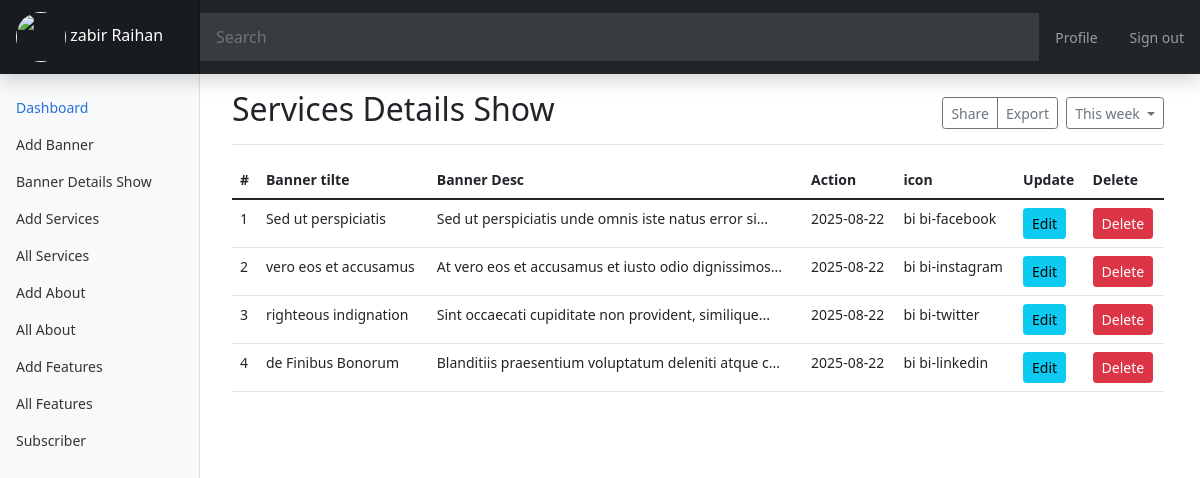
/dashboard/AllServices.php (signed in), run on the app's committed database.
### tables this page shows
CREATE TABLE `services` (
  `id` int(11) NOT NULL,
  `icon` varchar(256) NOT NULL,
  `title` varchar(256) NOT NULL,
  `details` longtext NOT NULL,
  `time` date NOT NULL
);

### dashboard/AllServices.php (the view, shortened to what this page needs)
<?php
include "./inc/Header.php";
include_once "./inc/SideMenu.php";
include_once "../inc/env.php";
$select = "SELECT * FROM services";
$query = mysqli_query($conn, $select);
$fetch = mysqli_fetch_all($query, 1);
?>
<main class="col-md-9 ms-sm-auto col-lg-10 px-md-4">
    <div class="d-flex justify-content-between flex-wrap flex-md-nowrap align-items-center pt-3 pb-2 mb-3 border-bottom">
        <h1 class="h2">Services Details Show</h1>
        <div class="btn-toolbar mb-2 mb-md-0">
            <div class="btn-group me-2">
                <button type="button" class="btn btn-sm btn-outline-secondary">
                    Share
                </button>
                <button type="button" class="btn btn-sm btn-outline-secondary">
                    Export
                </button>
            </div>
            <button type="button" class="btn btn-sm btn-outline-secondary dropdown-toggle">
                This week
            </button>
        </div>
    </div>
    <table class="table">
        <thead>
            <tr>
                <th scope="col">#</th>
                <th scope="col">Banner tilte</th>
                <th scope="col">Banner Desc</th>
                <th scope="col">Action</th>
                <th scope="col">icon</th>
                <th scope="col">Update</th>
                <th scope="col">Delete</th>
            </tr>
        </thead>
        <tbody>
            <?php
            foreach ($fetch as $item => $data) {
            ?>
                <tr>
                    <td><?= ++$item ?></td>
                    <td><?= $data['title'] ?></td>
                    <td>
                        <?php
                        if (strlen($data['details']) > 80) {
                            echo substr($data['details'], 0, 50) . "...";
                        } else {
                            echo $data['details'];
                        }
                        ?>
                    </td>
                    <td><?=$data['time']?></td>
                    <td><?=$data['icon']?></td>
                    <td>
                         <a href="./Edit.php?id=<?=$data['id']?>" class="btn btn-info btn-sm">Edit</a>
                    </td>
                    <td>
                    <a href="./controller/Delete.php?id=<?=$data['id']?>" class="btn btn-danger btn-sm">Delete</a>
                    </td>
                </tr>
            <?php
            }
            ?>
        </tbody>
    </table>
        <?php
        require_once "./inc/footer.php";
        ?>

### dashboard/css/dashboard.css (style rules this page uses)
body { font-size: .875rem; }

### data on the page
services: title "Sed ut perspiciatis", details "Sed ut perspiciatis unde omnis iste natus error si", time "2025-08-22", icon "bi bi-facebook"
services: title "vero eos et accusamus", details "At vero eos et accusamus et iusto odio dignissimos", time "2025-08-22", icon "bi bi-instagram"
services: title "righteous indignation", details "Sint occaecati cupiditate non provident, similique", time "2025-08-22", icon "bi bi-twitter"
services: title "de Finibus Bonorum", details "Blanditiis praesentium voluptatum deleniti atque c", time "2025-08-22", icon "bi bi-linkedin"

### other printed values
$_SESSION['auth']['name'] "zabir Raihan"
